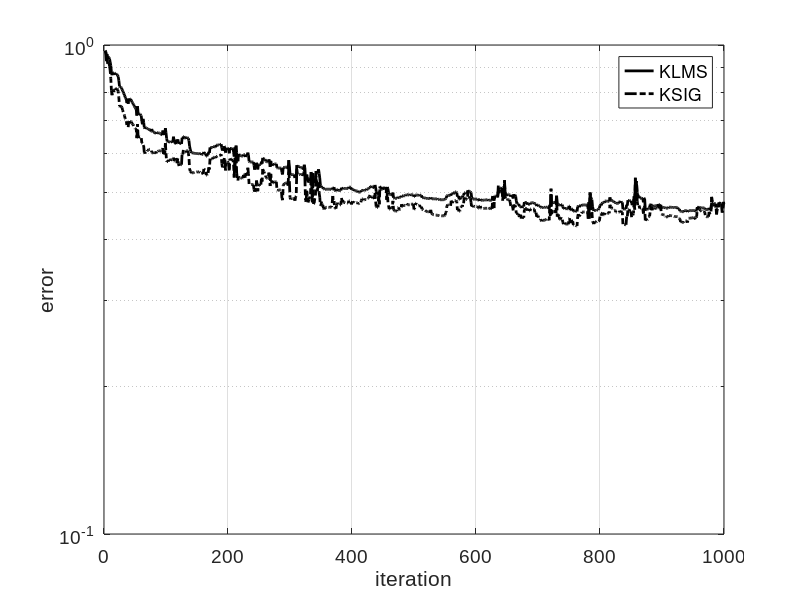

This figure's MATLAB source:
clear all
clc
load exp2_equalization

%fprintf('Ploting MSE\n');
% ==========plot and test===================
%%%%%%%%%
% figure
% % plot(mse_te,'b-','LineWidth',2)
% % hold on
% plot(mse_te_k,'r--','LineWidth',2)
% hold on
% plot(mse_te_ks,'k:','LineWidth',2)
% set(gca, 'FontSize', 14);
% set(gca, 'FontName', 'Arial');
% legend('KLMS', 'KSIG')
% xlabel('iteration')
% ylabel('testing MSE')

%%%%%%%%%
figure
semilogy(std(erro_klms),'k','LineWidth',2)
hold on
semilogy(std(erro_ksig),'k-.','LineWidth',2)
set(gca, 'FontSize', 14);
set(gca, 'FontName', 'Arial');

colormap gray
hold on 
grid

legend('KLMS', 'KSIG')
xlabel('iteration')
ylabel('error')